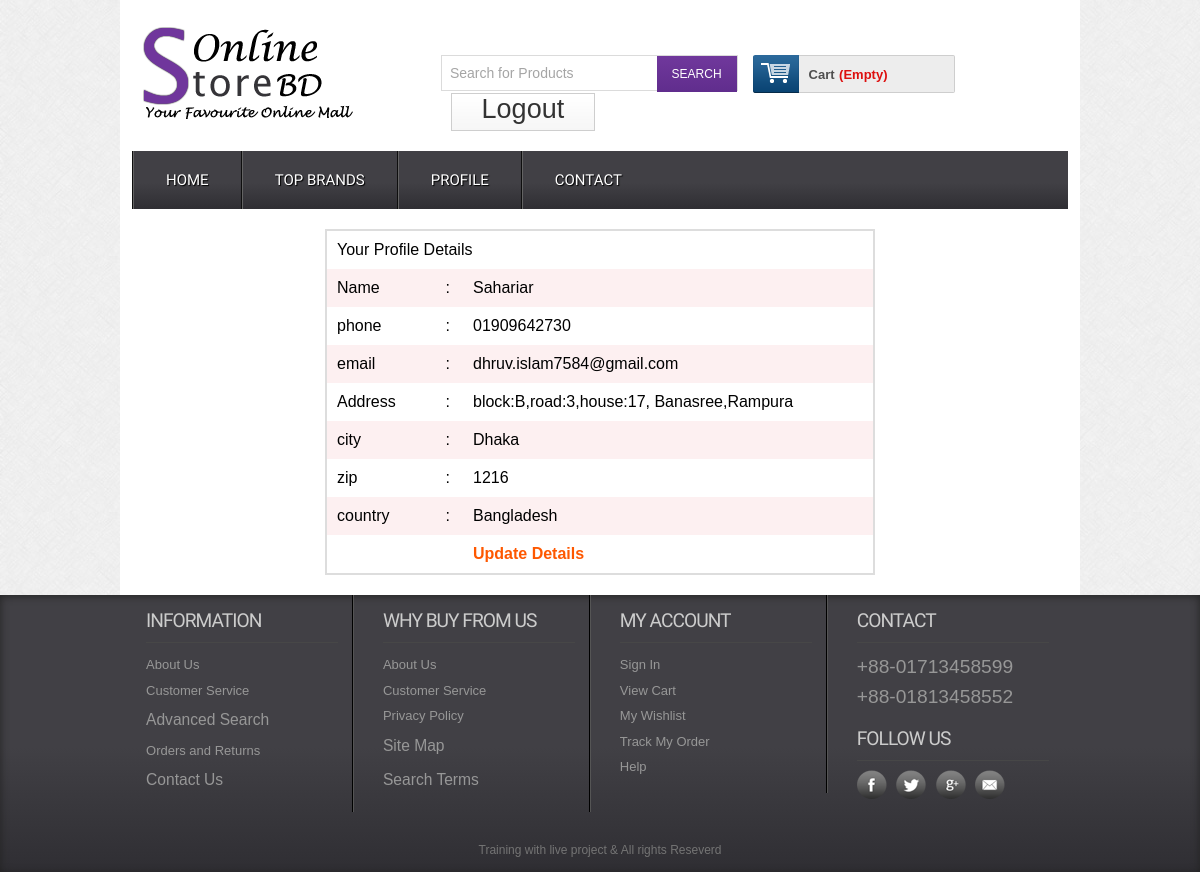
Page /profile.php (signed in) on the committed database.
### tables this page shows
CREATE TABLE `tbl_customer` (
  `id` int(11) NOT NULL,
  `name` varchar(255) NOT NULL,
  `address` text NOT NULL,
  `city` varchar(30) NOT NULL,
  `country` varchar(30) NOT NULL,
  `zip` varchar(30) NOT NULL,
  `phone` varchar(30) NOT NULL,
  `email` varchar(255) NOT NULL,
  `password` varchar(32) NOT NULL
);

### lib/Database.php (called while the page is built, shortened)
<?php
Class Database{
 public $host   = DB_HOST;
 public $user   = DB_USER;
 public $pass   = DB_PASS;
 public $dbname = DB_NAME;
 public $link;
private function connectDB(){
 $this->link = new mysqli($this->host, $this->user, $this->pass,
  $this->dbname);
 }
public function select($query){
  $result = $this->link->query($query) or die($this->link->error.__LINE__);
  if($result->num_rows > 0){
    return $result;
  } else {
    return false;
  }
 }
}

### lib/Session.php (called while the page is built, shortened)
<?php
class Session{
 public static function get($key){
  if (isset($_SESSION[$key])) {
   return $_SESSION[$key];
  } else {
   return false;
  }
 }
}
?>

### classes/Customer.php (called while the page is built, shortened)
<?php
include_once $_SERVER['DOCUMENT_ROOT']."/shop/lib/Database.php";
?>
<?php
class Customer
{
	private $db;
	public function __construct()
	{
		$this->db = new Database;
	}
	public function getCustomerData($id){
		$query = "SELECT * from tbl_customer where id = '$id'";
		$result = $this->db->select($query);
		return $result;
	}
}
?>

### profile.php (the view, shortened to what this page needs)
<?php include 'inc/header.php' ?>
<div class="main">
    <div class="content">
    	<div class="section group">
    		<?php
    		$id = Session::get("cmrId");
    		$getdata = $cmr->getCustomerData($id);
    		if ($getdata) {
    			while ($result = $getdata->fetch_assoc()) { ?>
			<table class="tblone">
				<tr>
					<td colspan="3">Your Profile Details</td>
				</tr>
				<tr>
					<td width="20%">Name</td>
					<td width="5%">:</td>
					<td><?php echo $result['name'] ?></td>
				</tr>
				<tr>
					<td>phone</td>
					<td>:</td>
					<td><?php echo $result['phone'] ?></td>
				</tr>
				<tr>
					<td>email</td>
					<td>:</td>
					<td><?php echo $result['email'] ?></td>
				</tr>
				<tr>
					<td>Address</td>
					<td>:</td>
					<td><?php echo $result['address'] ?></td>
				</tr>
				<tr>
					<td>city</td>
					<td>:</td>
					<td><?php echo $result['city'] ?></td>
				</tr>
				<tr>
					<td>zip</td>
					<td>:</td>
					<td><?php echo $result['zip'] ?></td>
				</tr>
				<tr>
					<td>country</td>
					<td>:</td>
					<td><?php echo $result['country'] ?></td>
				</tr>
				<tr>
					<td></td>
					<td></td>
					<td><a href="editprofile.php">Update Details</a></td>
				</tr>
			</table>
		<?php } } ?>
 		</div>
 	</div>
</div>
<?php include 'inc/footer.php' ?>

### css/style.css (style rules this page uses)
html,body,div,span,applet,object,iframe,h1,h2,h3,h4,h5,h6,p,blockquote,pre,a,abbr,acronym,address,big,cite,code,del,dfn,em,img,ins,kbd,q,s,samp,small,strike,strong,sub,sup,tt,var,b,u,i,dl,dt,dd,ol,nav ul,nav li,fieldset,form,label,legend,table,caption,tbody,tfoot,thead,tr,th,td,article,aside,canvas,details,embed,figure,figcaption,footer,header,hgroup,menu,nav,output,ruby,section,summary,time,mark,audio,video { margin:0;padding:0;border:0;font-size:100%;font:inherit;vertical-align:baseline; }
table { border-collapse:collapse;border-spacing:0; }
a { text-decoration:none; }
body { font-family:Arial, Helvetica, sans-serif; background:url(../images/body_bg3.jpg); }
.section { clear: both; padding: 0px; margin: 0px; }
.group:before, .group:after { content:""; display:table; }
.group:after { clear:both; }
.group { zoom:1; }
.content { padding:20px 0; background:#FFF; }
.tblone { border: 1px solid #fff; margin-bottom: 12px; width: 100%; }
.tblone td { padding:10px;text-align:center; }
table.tblone tr:nth-child(2n+1) { background:#fff;height:30px; }
table.tblone tr:nth-child(2n) { background:#fdf0f1;height:30px; }
table.tblone a { color: #fe5800; font-weight: bold; text-decoration: none; }

### profile.php (style rules this page uses)
.tblone { width: 550px;margin:0 auto;border: 2px solid #ddd; }
.tblone tr td { text-align: justify; }

### rows in the picture
tbl_customer: name "Sahariar", phone "01909642730", email "dhruv.islam7584@gmail.com", address "block:B,road:3,house:17, Banasree,Rampura", city "Dhaka", zip "1216", country "Bangladesh"
